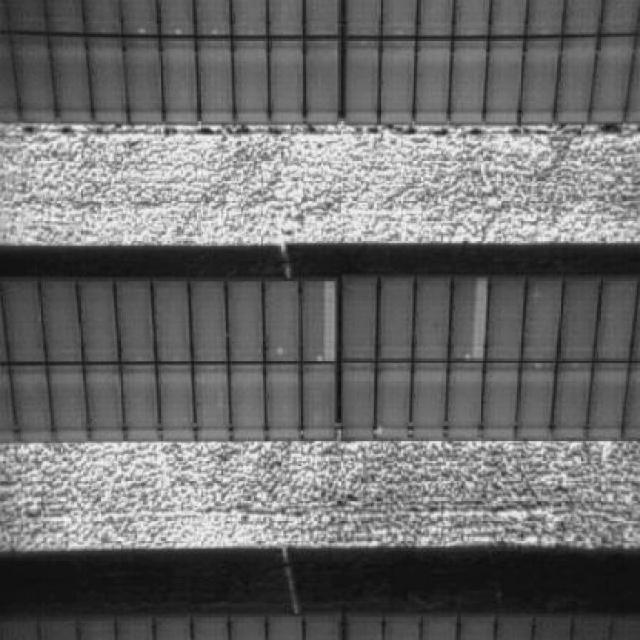
#> input picture datasets/ImageSet/train/images/grayscale103_jpg.rf.2fe61270df50bfcdbb2ef7975af31c6d.jpg, 640 x 640 px, found by its file name; its folder holds 3 pictures in this run
$ jupyter execute --allow-errors image_eda.ipynb
#> lines starting #> are read from the running program, lines starting #| are printed output that depends on the picture; pictures that were not available may be replaced by others from this repository, and a replacement may not be noted
# **1. Importing Necessary Libraries**

[cell 1]
# Data Analysis
import os
import numpy as np
import pandas as pd
import matplotlib.pyplot as plt
import seaborn as sns
from PIL import Image
import cv2
import random
import warnings
plt.style.use('ggplot')
from huggingface_hub import hf_hub_download
import zipfile
import hashlib
import shutil

# Ignore warnings
warnings.filterwarnings('ignore')

#> (a cell that did not finish here is left out)

[cell 3]
# Extract to a local folder
extract_dir = "/content/dataset"
#> (the rest of this cell did not finish here and is left out)

# **2. Define Directories**

[cell 4]
# Directories
base_dir = "/content/dataset/Dataset"
train_dir = os.path.join(base_dir, "train")
test_dir = os.path.join(base_dir, "test")
valid_dir = os.path.join(base_dir, "valid")

[cell 5]
# Reproducability
random.seed(42)
np.random.seed(42)

# **3. Data Analysis**

## **3.1 Image Count Analysis**

[cell 6]
# Count images in each category
data_counts = {}
for split in ['train', 'test', 'valid']:
  split_dir = os.path.join(base_dir, split)
  data_counts[split] = {}

  for category in ['single_hotspot', 'clean']:
    category_dir = os.path.join(split_dir, category)
    if os.path.exists(category_dir):
      num_images = len(os.listdir(category_dir))
      data_counts[split][category] = num_images
      print(f"{split} / {category}: {num_images} images")
    else:
      data_counts[split][category] = 0

## **3.2 Class Distribution Analysis**

[cell 7]
def view_class_distribution(data_counts):
  """
  Displays class distributions (Hotspot/clean) for a folder.

  Args:
        data_counts: The counts for the respective folder.
  """

  plt.pie(data_counts, labels=['Single Hotspot', 'Clean'], autopct='%1.1f%%',
          colors=['#2ecc71', '#e74c3c'], startangle=90, explode=(0.05, 0))
  plt.title(f'Class Distribution (n = {sum(data_counts)})')
  plt.show()

[cell 8]
# Get each counts for each folder
train_counts = [data_counts['train']['single_hotspot'], data_counts['train']['clean']]
test_counts = [data_counts['test']['single_hotspot'], data_counts['test']['clean']]
val_counts = [data_counts['valid']['single_hotspot'], data_counts['valid']['clean']]

#> (a cell that did not finish here is left out)

#> (a cell that did not finish here is left out)

#> (a cell that did not finish here is left out)

## **3.3 Ratio Analysis**

#> (a cell that did not finish here is left out)

## **3.4 Duplicate Image Analysis**

[cell 13]
def check_dataset_duplicates(*folders):
    # Global map to detect leakage BETWEEN folders
    global_hashes = {} # {hash: first_seen_folder}
    stats = {os.path.basename(f): {"unique": 0, "internal_dupes": 0, "leakage": 0} for f in folders}

    def get_hash(filepath):
        hasher = hashlib.md5()
        with open(filepath, 'rb') as f:
            # Read in 64kb chunks to save RAM
            while chunk := f.read(65536):
                hasher.update(chunk)
        return hasher.hexdigest()

    for folder in folders:
        folder_name = os.path.basename(folder)

        for root, _, files in os.walk(folder):
            for file in files:
                if file.lower().endswith(('.jpg', '.jpeg', '.png')):
                    path = os.path.join(root, file)
                    h = get_hash(path)

                    if h in global_hashes:
                        if global_hashes[h] == folder_name:
                            stats[folder_name]["internal_dupes"] += 1
                        else:
                            stats[folder_name]["leakage"] += 1
                    else:
                        global_hashes[h] = folder_name
                        stats[folder_name]["unique"] += 1

    # Plotting Logic (Stacked Bar)
    labels = list(stats.keys())
    unique = [stats[k]["unique"] for k in labels]
    internal = [stats[k]["internal_dupes"] for k in labels]
    leakage = [stats[k]["leakage"] for k in labels]

    plt.bar(labels, unique, label='Unique')
    plt.bar(labels, internal, bottom=unique, label='Internal Duplicates')
    plt.bar(labels, leakage, bottom=[u + i for u, i in zip(unique, internal)], label='Cross-Split Leakage')
    plt.legend()
    plt.show()
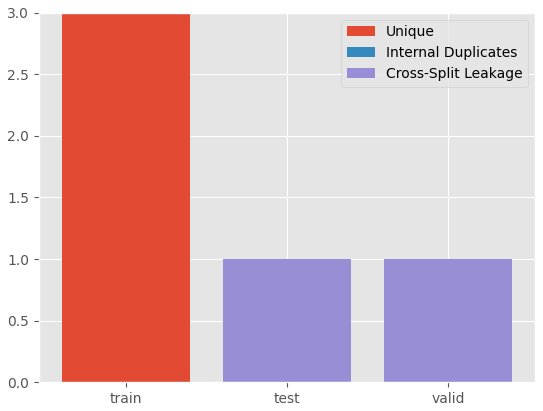
#> figure drawn by matplotlib, 1 panel; tallest bar 3 high, from x = -0.4 to 0.4

    # Convert stats dict to DataFrame
    df = pd.DataFrame(stats).T  # transpose so folders are rows
    df["total"] = df["unique"] + df["internal_dupes"] + df["leakage"]

    # Reorder columns
    df = df[["total", "unique", "internal_dupes", "leakage"]]

    return stats, df

[cell 14]
stats, df = check_dataset_duplicates(train_dir, test_dir, valid_dir)

[cell 15]
stats

[cell 16]
df

[cell 17]
def clean_dataset_duplicates(*folders, backup_folder="duplicates_backup"):
#> called with backup_folder = 'duplicates_backup'
    os.makedirs(backup_folder, exist_ok=True)

    global_hashes = {}  # {hash: first_seen_path}
    removed_counts = {}

    def get_hash(filepath):
        hasher = hashlib.md5()
        with open(filepath, "rb") as f:
            while chunk := f.read(65536):
                hasher.update(chunk)
        return hasher.hexdigest()

    for folder in folders:
        folder_name = os.path.basename(os.path.normpath(folder))
        removed_counts[folder_name] = 0

        for root, _, files in os.walk(folder):
            for file in files:
                if file.lower().endswith((".jpg", ".jpeg", ".png")):
                    path = os.path.join(root, file)
                    h = get_hash(path)

                    if h in global_hashes:
                        # Duplicate (internal or leakage)
                        backup_path = os.path.join(backup_folder, file)

                        # Avoid overwrite in backup
                        counter = 1
                        base_name, ext = os.path.splitext(file)
                        while os.path.exists(backup_path):
                            backup_path = os.path.join(
                                backup_folder,
                                f"{base_name}_{counter}{ext}"
                            )
                            counter += 1

                        shutil.move(path, backup_path)
                        removed_counts[folder_name] += 1
                    else:
                        global_hashes[h] = path

    print("Duplicate Removal Summary:")
    for k, v in removed_counts.items():
        print(f"{k}: {v} images removed")

    return removed_counts

[cell 18]
removed = clean_dataset_duplicates(train_dir, test_dir, valid_dir, backup_folder="duplicates_backup")
removed

[cell 19]
cleaned_stat, cleaned_df = check_dataset_duplicates(train_dir, test_dir, valid_dir)

[cell 20]
cleaned_stat

[cell 21]
cleaned_df

## **3.5 Sample Images Analysis**

[cell 22]
# Prepare plotting for both labels
fig, axes = plt.subplots(2,4, figsize=(16,8))
random.seed(42)

# List to store all samples
samples = []

#> (the rest of this cell did not finish here and is left out)

## **3.6 Dimension Analysis**

[cell 23]
# Prepare a dimensions array to store all dimensions
dimensions = []

# Append first 50 image dimensions per category
for category in ['single_hotspot', 'clean']:
  category_dir = os.path.join(train_dir, category)
  image_files = [f for f in os.listdir(category_dir) if f.endswith(('.jpeg', '.jpg', '.png'))]

  # First 50 images
  for img_file in image_files[:50]:
    path = os.path.join(category_dir, img_file)
    img = Image.open(path)
#> img is the input picture: PIL image 640x640 RGB; min 12, max 255, mean 106.8
    dimensions.append(img.size)

[cell 24]
# Convert to a NumPy array
dimensions = np.array(dimensions)
#> dimensions = [[640, 640], [640, 640]]

[cell 25]
# Get widths and heights
widths = dimensions[:, 0]
#> widths = [640, 640]
heights = dimensions[:, 1]
#> heights = [640, 640]

[cell 26]
# Plot the distributions
plt.figure(figsize=(10, 4))

# Width
plt.subplot(1,2,1)
plt.hist(widths, bins=30)
plt.title('Image Width Distribution', fontweight='bold', fontsize=14)

plt.subplot(1,2,2)
plt.hist(heights, bins=30)
plt.title('Image Height Distribution', fontweight='bold', fontsize=14)

plt.tight_layout()
plt.show()
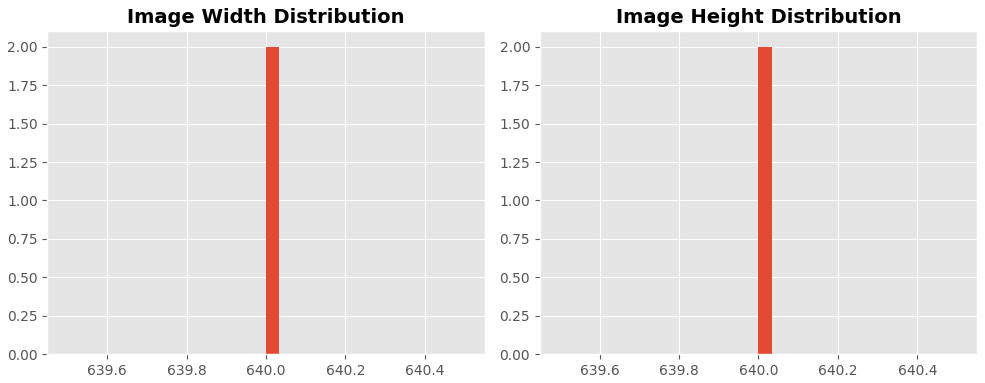
#> figure drawn by matplotlib, 2 panels; panel 1: tallest bar 2 high, from x = 640 to 640; panel 2: tallest bar 2 high, from x = 640 to 640

## **3.7 Pixel Intensity Analysis**

[cell 27]
def plot_pixel_intensity(label):
  """
  Plots pixel intensity distribution for a given label.

  Args:
    label: The class label being analysed.
  """
#> called with label = 'single_hotspot'

  sample_img_dir = os.path.join(train_dir, label)
  sample_img_name = os.listdir(sample_img_dir)[0]
  img = cv2.imread(os.path.join(sample_img_dir, sample_img_name), cv2.IMREAD_GRAYSCALE)
#> img: shape (640, 640); min 12, max 255, mean 106.8

  # Prepare for plotting
  plt.hist(img.ravel(), bins=256)
  plt.title(f"Pixel Intensity Distribution ({label})", fontweight='bold', fontsize=16)
  plt.xlabel('Pixel Value')
  plt.ylabel('Frequency')
  plt.show()
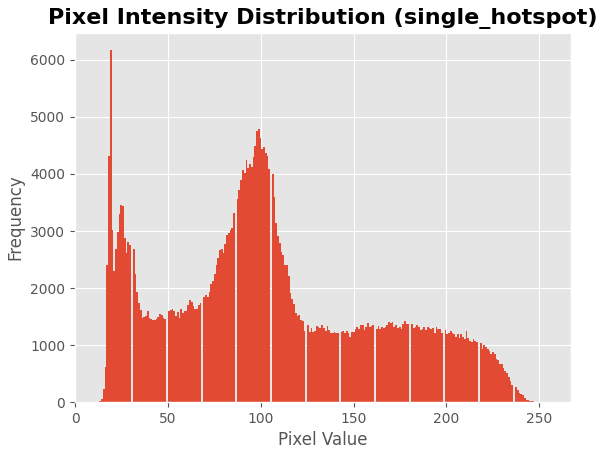
#> figure drawn by matplotlib, 1 panel; tallest bar 6169 high, from x = 18.64 to 19.59

[cell 28]
# Distribution for single hotspot
plot_pixel_intensity('single_hotspot')

[cell 29]
# Distribution for clean
plot_pixel_intensity('clean')
#> call 2 of plot_pixel_intensity, with label = 'clean'
#> in plot_pixel_intensity (call 2), `plt.show()`:
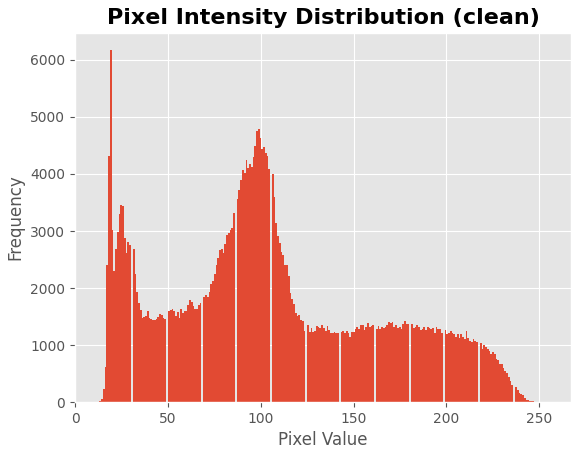
#> figure drawn by matplotlib, 1 panel; tallest bar 6169 high, from x = 18.64 to 19.59

[cell 30]
def plot_pixel_kde(folder, class_name, sample_size=20):
  """
  Plots kernel density estimation for pixel intensities in a folder.

  Args:
    folder: The folder being used.
    class_name: Which class name to plot the pixel kde.
    sample_size: The number of images to sample.
  """
#> called with class_name = 'Single Hotspot', sample_size = 20

  # Get all image files
  img_files = [f for f in os.listdir(folder) if f.endswith(('.jpg', '.jpeg', '.png'))]
  img_files = random.sample(img_files, min(sample_size, len(img_files)))

  # Get all pixel values
  pixel_values = []
  for f in img_files:
    img = cv2.imread(os.path.join(folder, f), cv2.IMREAD_GRAYSCALE)
    pixel_values.extend(img.ravel())  # Flatten all pixels

  # Prepare kernel density plot
  sns.kdeplot(pixel_values, fill=True, bw_adjust=0.5)
  plt.title(f"KDE of Pixel Intensities ({class_name})", fontsize=14, fontweight='bold')
  plt.xlabel("Pixel Value")
  plt.ylabel("Density")
  plt.show()
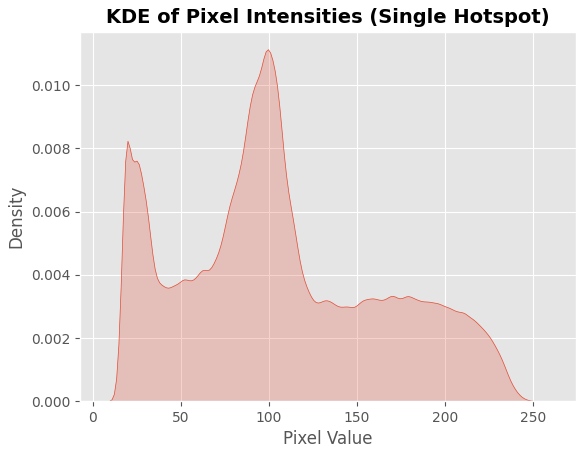
#> figure drawn by matplotlib, 1 panel

[cell 31]
# Get pixel KDE for single hotspot
plot_pixel_kde(os.path.join(train_dir, 'single_hotspot'), 'Single Hotspot')

[cell 32]
# Get pixel KDE for clean
plot_pixel_kde(os.path.join(train_dir, 'clean'), 'Clean')

[cell 33]
# Define list to store all features (Containing mean pixel, max pixel and the respective class)
features = []

# Loop through each category
#> (the rest of this cell did not finish here and is left out)

[cell 34]
# Convert to a pandas dataframe
feat_df = pd.DataFrame(features)

[cell 35]
def jointplot(label, color, title):
  """
  Plots jointplot for a given label for max pixel against mean pixel

  Args:
    label: Which class level for the jointplot to be shown.
    color:  The color of the density plot.
    title: The title of the respective plot.
  """

  sns.jointplot(
      data=feat_df[feat_df['Class']==label],
      x='MeanPixel', y='MaxPixel',
      kind='kde',
      fill=True, cmap=color
  )
  plt.suptitle(f"Pixel Value Density: {title}", fontsize=14, fontweight='bold')
  plt.tight_layout()
  plt.show()

#> (a cell that did not finish here is left out)

#> (a cell that did not finish here is left out)


[cell 38]
def zip_cleaned_dataset(output_zip_path, *folders):
#> called with output_zip_path = 'cleaned_dataset.zip'
    with zipfile.ZipFile(output_zip_path, 'w', zipfile.ZIP_DEFLATED) as zipf:
        for folder in folders:
            for root, _, files in os.walk(folder):
                for file in files:
                    file_path = os.path.join(root, file)

                    # Preserve folder structure inside zip
                    arcname = os.path.relpath(file_path, start=os.path.dirname(folder))
                    zipf.write(file_path, arcname)

    print(f"Dataset zipped successfully to {output_zip_path}")
